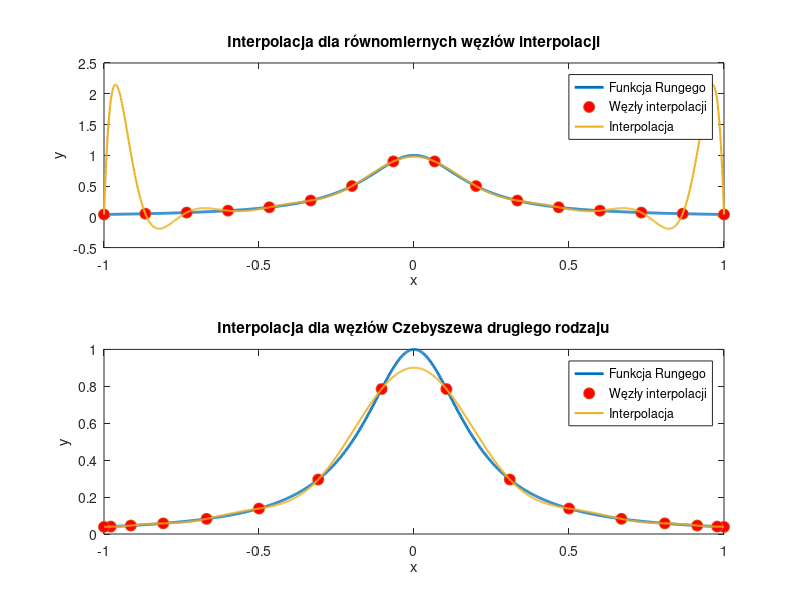

Source code (MATLAB):
function [nodes_Chebyshev, V, V2, original_Runge, interpolated_Runge, interpolated_Runge_Chebyshev] = zadanie2()
    % nodes_Chebyshev - wektor wierszowy zawierający N=16 węzłów Czebyszewa drugiego rodzaju
    % V - macierz Vandermonde obliczona dla 16 węzłów interpolacji rozmieszczonych równomiernie w przedziale [-1,1]
    % V2 - macierz Vandermonde obliczona dla węzłów interpolacji zdefiniowanych w wektorze nodes_Chebyshev
    % original_Runge - wektor wierszowy zawierający wartości funkcji Runge dla wektora x_fine=linspace(-1, 1, 1000)
    % interpolated_Runge - wektor wierszowy wartości funkcji interpolującej określonej dla równomiernie rozmieszczonych węzłów interpolacji
    % interpolated_Runge_Chebyshev - wektor wierszowy wartości funkcji interpolującej wyznaczonej
    %       przy zastosowaniu 16 węzłów Czebyszewa zawartych w nodes_Chebyshev 
    N = 16;
    x_fine = linspace(-1, 1, 1000);
    nodes_Chebyshev = get_Chebyshev_nodes(N);

    V = vandermonde_matrix(N);
    V2 = vandermonde_matrix_chebyshev(nodes_Chebyshev);

    original_Runge = 1 ./ (1 + 25 * x_fine.^2);

    y_coarse = 1 ./ (1 + 25 * linspace(-1, 1, N).^2);
    c_runge = V \ y_coarse';
    interpolated_Runge = polyval(flipud(c_runge), x_fine);

    y_coarse_Chebyshev = 1 ./ (1 + 25 * nodes_Chebyshev.^2);
    c_runge_Chebyshev = V2 \ y_coarse_Chebyshev';
    interpolated_Runge_Chebyshev = polyval(flipud(c_runge_Chebyshev), x_fine);

    figure;
    subplot(2,1,1);
    plot(x_fine, original_Runge, 'LineWidth', 2);
    hold on;
    plot(linspace(-1, 1, N), y_coarse, 'o', 'MarkerSize', 8, 'MarkerFaceColor', 'red');
    plot(x_fine, interpolated_Runge, 'LineWidth', 1.5);
    hold off;
    xlabel('x');
    ylabel('y');
    legend('Funkcja Rungego', 'Węzły interpolacji', 'Interpolacja');
    title('Interpolacja dla równomiernych węzłów interpolacji');

    subplot(2,1,2);
    plot(x_fine, original_Runge, 'LineWidth', 2);
    hold on;
    plot(nodes_Chebyshev, y_coarse_Chebyshev, 'o', 'MarkerSize', 8, 'MarkerFaceColor', 'red');
    plot(x_fine, interpolated_Runge_Chebyshev, 'LineWidth', 1.5);
    hold off;
    xlabel('x');
    ylabel('y');
    legend('Funkcja Rungego', 'Węzły interpolacji', 'Interpolacja');
    title('Interpolacja dla węzłów Czebyszewa drugiego rodzaju');

    saveas(gcf, 'zadanie2.png');
end

function V = vandermonde_matrix_chebyshev(nodes)
    N = length(nodes);
    V = zeros(N,N);
    for i = 1:N
        V(:,i) = nodes.^(i-1);
    end
end

function V = vandermonde_matrix(N)
    x_coarse = linspace(-1,1,N);
    V = ones(N,N);
    for i = 1:N
        V(:,i) = x_coarse.^(i-1);
    end
end

function nodes = get_Chebyshev_nodes(N)
    k = 0:(N-1);
    nodes = cos((k * pi) / (N - 1));
end